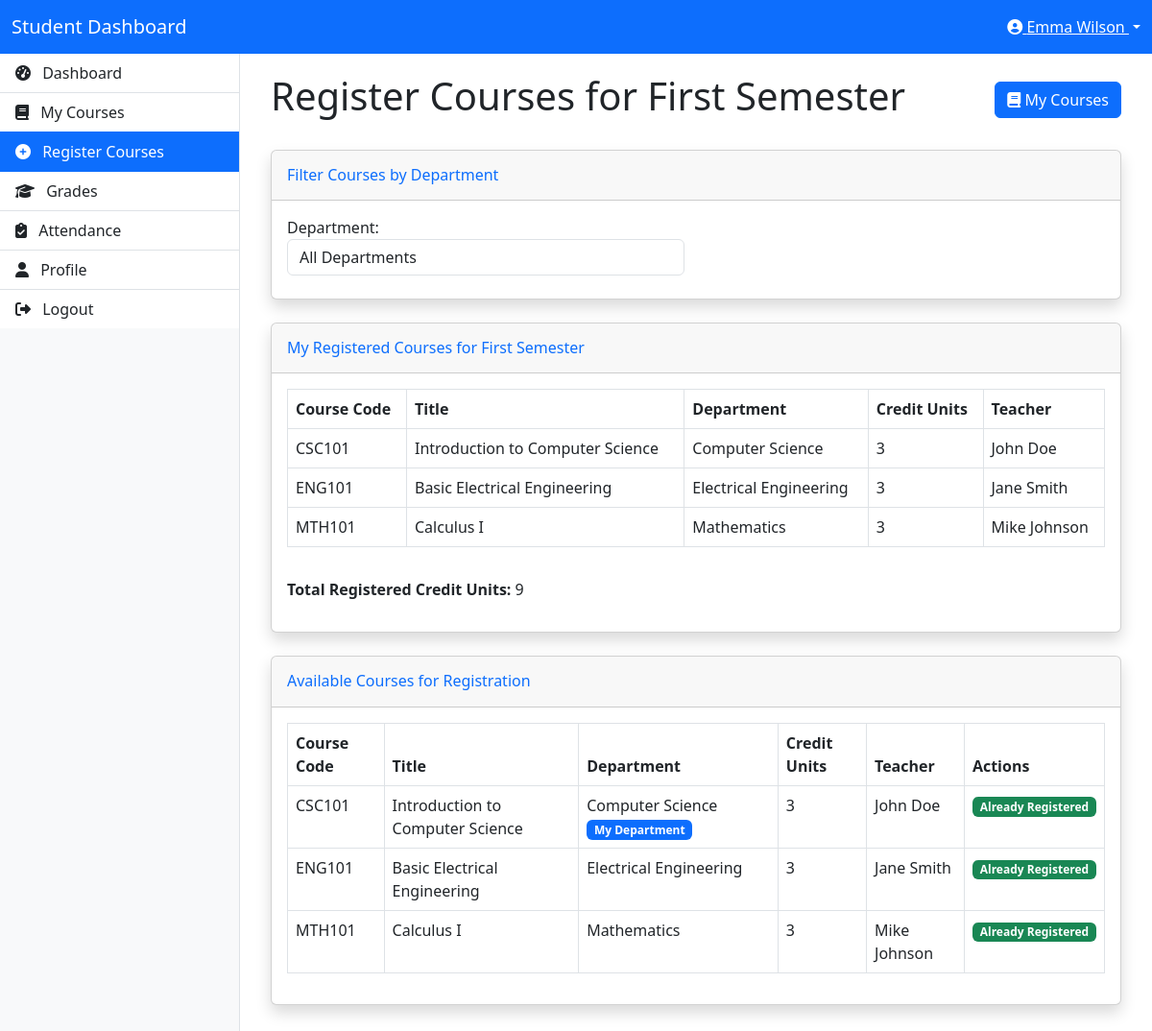
The page /student/register_courses.php (signed in) on the database its author committed.
### tables this page shows
CREATE TABLE IF NOT EXISTS users (
    id INT AUTO_INCREMENT PRIMARY KEY,
    full_name VARCHAR(100) NOT NULL,
    email VARCHAR(100) NOT NULL UNIQUE,
    password VARCHAR(255) NOT NULL,
    user_type_id INT NOT NULL,
    department_id INT,
    age INT,
    profile_picture VARCHAR(255) DEFAULT 'default.jpg',
    created_at TIMESTAMP DEFAULT CURRENT_TIMESTAMP,
    FOREIGN KEY (user_type_id) REFERENCES user_types(id),
    FOREIGN KEY (department_id) REFERENCES departments(id)
);

CREATE TABLE IF NOT EXISTS semesters (
    id INT AUTO_INCREMENT PRIMARY KEY,
    name VARCHAR(50) NOT NULL,
    is_current BOOLEAN DEFAULT FALSE
);

CREATE TABLE IF NOT EXISTS student_courses (
    id INT AUTO_INCREMENT PRIMARY KEY,
    student_id INT NOT NULL,
    course_id INT NOT NULL,
    semester_id INT NOT NULL,
    registered_at TIMESTAMP DEFAULT CURRENT_TIMESTAMP,
    FOREIGN KEY (student_id) REFERENCES users(id),
    FOREIGN KEY (course_id) REFERENCES courses(id),
    FOREIGN KEY (semester_id) REFERENCES semesters(id)
);

CREATE TABLE IF NOT EXISTS courses (
    id INT AUTO_INCREMENT PRIMARY KEY,
    course_code VARCHAR(20) NOT NULL,
    title VARCHAR(100) NOT NULL,
    department_id INT NOT NULL,
    semester_id INT NOT NULL,
    credit_units INT NOT NULL,
    teacher_id INT,
    FOREIGN KEY (department_id) REFERENCES departments(id),
    FOREIGN KEY (semester_id) REFERENCES semesters(id),
    FOREIGN KEY (teacher_id) REFERENCES users(id)
);

CREATE TABLE IF NOT EXISTS departments (
    id INT AUTO_INCREMENT PRIMARY KEY,
    name VARCHAR(100) NOT NULL,
    created_at TIMESTAMP DEFAULT CURRENT_TIMESTAMP
);

### classes/Database.php (called while the page is built, shortened)
<?php
class Database {
    private $host = "localhost";
    private $username = "root";
    private $password = "";
    private $database = "school_dashboard";
    private $conn;
    public function __construct() {
        $this->conn = new mysqli($this->host, $this->username, $this->password, $this->database);
    }
    public function query($sql) {
        return $this->conn->query($sql);
    }
    public function prepare($sql) {
        return $this->conn->prepare($sql);
    }
}
?>

### classes/SessionManager.php (called while the page is built, shortened)
<?php
class SessionManager {
    public static function getUserId() {
        return isset($_SESSION['user_id']) ? $_SESSION['user_id'] : null;
    }
}
?>

### classes/User.php (called while the page is built, shortened)
<?php
require_once 'Database.php';
class User {
    private $db;
    public function __construct() {
        $this->db = new Database();
    }
    public function getUserById($id) {
        $sql = "SELECT u.*, d.name as department_name
                FROM users u
                LEFT JOIN departments d ON u.department_id = d.id
                WHERE u.id = ?";
        $stmt = $this->db->prepare($sql);
        $stmt->bind_param("i", $id);
        $stmt->execute();
        $result = $stmt->get_result();
        if ($result->num_rows === 1) {
            return $result->fetch_assoc();
        }
        return false;
    }
}
?>

### classes/Semester.php (called while the page is built, shortened)
<?php
require_once 'Database.php';
class Semester {
    private $db;
    public function __construct() {
        $this->db = new Database();
    }
    public function getCurrentSemester() {
        $sql = "SELECT * FROM semesters WHERE is_current = 1 LIMIT 1";
        $result = $this->db->query($sql);
        if ($result->num_rows === 1) {
            return $result->fetch_assoc();
        }
        return false;
    }
}
?>

### classes/Course.php (called while the page is built, shortened)
<?php
require_once 'Database.php';
class Course {
    private $db;
    public function __construct() {
        $this->db = new Database();
    }
    public function getCoursesBySemesterId($semester_id) {
        $sql = "SELECT c.*, d.name as department_name, s.name as semester_name, u.full_name as teacher_name
                FROM courses c
                LEFT JOIN departments d ON c.department_id = d.id
                LEFT JOIN semesters s ON c.semester_id = s.id
                LEFT JOIN users u ON c.teacher_id = u.id
                WHERE c.semester_id = ?";
        $stmt = $this->db->prepare($sql);
        $stmt->bind_param("i", $semester_id);
        $stmt->execute();
        $result = $stmt->get_result();
        $courses = [];
        while ($row = $result->fetch_assoc()) {
            $courses[] = $row;
        }
        return $courses;
    }
    public function getStudentCourses($student_id) {
        $sql = "SELECT c.*, d.name as department_name, s.name as semester_name, u.full_name as teacher_name, sc.id as registration_id
                FROM student_courses sc
                JOIN courses c ON sc.course_id = c.id
                LEFT JOIN departments d ON c.department_id = d.id
                LEFT JOIN semesters s ON c.semester_id = s.id
                LEFT JOIN users u ON c.teacher_id = u.id
                WHERE sc.student_id = ?";
        $stmt = $this->db->prepare($sql);
        $stmt->bind_param("i", $student_id);
        $stmt->execute();
        $result = $stmt->get_result();
        $courses = [];
        while ($row = $result->fetch_assoc()) {
            $courses[] = $row;
        }
        return $courses;
    }
}
?>

### student/register_courses.php (the view, shortened to what this page needs)
<?php
require_once '../classes/SessionManager.php';
require_once '../classes/User.php';
require_once '../classes/Course.php';
require_once '../classes/Semester.php';
$user_id = SessionManager::getUserId();
$user = new User();
$userData = $user->getUserById($user_id);
$course = new Course();
$semester = new Semester();
$currentSemester = $semester->getCurrentSemester();
$registeredCourses = $course->getStudentCourses($user_id);
$registeredCourseIds = [];
foreach ($registeredCourses as $rc) {
    if ($rc['semester_id'] == $currentSemester['id']) {
        $registeredCourseIds[] = $rc['id'];
    }
}
$selected_department_id = isset($_GET['department_id']) ? intval($_GET['department_id']) : 0;
$availableCourses = $course->getCoursesBySemesterId($currentSemester['id']);
if ($selected_department_id > 0) {
    $filteredCourses = array_filter($availableCourses, function($course) use ($selected_department_id) {
        return $course['department_id'] == $selected_department_id;
    });
} else {
    $filteredCourses = $availableCourses;
}
?>
<!DOCTYPE html>
<html lang="en">
<head>
    <link href="https://cdn.jsdelivr.net/npm/bootstrap@5.3.0-alpha1/dist/css/bootstrap.min.css" rel="stylesheet">
    <link rel="stylesheet" href="https://cdnjs.cloudflare.com/ajax/libs/font-awesome/6.4.0/css/all.min.css">
</head>
<body>
    <nav class="navbar navbar-expand-lg navbar-dark bg-primary">
        <div class="container-fluid">
            <a class="navbar-brand" href="dashboard.php">Student Dashboard</a>
            <div class="ms-auto">
                <div class="dropdown">
                    <a class="text-white dropdown-toggle" href="#" role="button" id="dropdownMenuLink" data-bs-toggle="dropdown" aria-expanded="false">
                        <i class="fas fa-user-circle"></i> <?php echo $userData['full_name']; ?>
                    </a>
                </div>
            </div>
        </div>
    </nav>
    <div class="layout-container">
        <div class="sidebar">
            <div class="list-group list-group-flush">
                <a href="dashboard.php" class="list-group-item list-group-item-action">
                    <i class="fas fa-tachometer-alt me-2"></i> Dashboard
                </a>
                <a href="courses.php" class="list-group-item list-group-item-action">
                    <i class="fas fa-book me-2"></i> My Courses
                </a>
                <a href="register_courses.php" class="list-group-item list-group-item-action active">
                    <i class="fas fa-plus-circle me-2"></i> Register Courses
                </a>
                <a href="grades.php" class="list-group-item list-group-item-action">
                    <i class="fas fa-graduation-cap me-2"></i> Grades
                </a>
                <a href="attendance.php" class="list-group-item list-group-item-action">
                    <i class="fas fa-clipboard-check me-2"></i> Attendance
                </a>
                <a href="profile.php" class="list-group-item list-group-item-action">
                    <i class="fas fa-user me-2"></i> Profile
                </a>
                <a href="../logout.php" class="list-group-item list-group-item-action">
                    <i class="fas fa-sign-out-alt me-2"></i> Logout
                </a>
            </div>
        </div>
        <div class="content">
            <div class="container-fluid">
                <div class="d-flex justify-content-between align-items-center mb-4">
                    <h1>Register Courses for <?php echo $currentSemester['name']; ?></h1>
                    <a href="courses.php" class="btn btn-primary">
                        <i class="fas fa-book"></i> My Courses
                    </a>
                </div>
                <div class="card shadow mb-4">
                    <div class="card-header py-3">
                        <h6 class="m-0 font-weight-bold text-primary">Filter Courses by Department</h6>
                    </div>
                    <div class="card-body">
                        <form method="GET" action="register_courses.php" class="form-inline">
                            <div class="row">
                                <div class="col-md-6">
                                    <div class="form-group mb-2">
                                        <label for="department_id" class="me-2">Department:</label>
                                        <select name="department_id" id="department_id" class="form-control" onchange="this.form.submit()">
                                            <option value="0">All Departments</option>
                                        </select>
                                    </div>
                                </div>
                            </div>
                        </form>
                    </div>
                </div>
                <div class="card shadow mb-4">
                    <div class="card-header py-3">
                        <h6 class="m-0 font-weight-bold text-primary">
                            My Registered Courses for <?php echo $currentSemester['name']; ?>
                        </h6>
                    </div>
                    <div class="card-body">
                        <?php
                        $currentSemesterCourses = array_filter($registeredCourses, function($c) use ($currentSemester) {
                            return $c['semester_id'] == $currentSemester['id'];
                        });
                        ?>
                        <?php if (empty($currentSemesterCourses)): ?>
                            <div class="alert alert-info">
                                <p>You are not registered for any courses in the current semester.</p>
                            </div>
                        <?php else: ?>
                            <div class="table-responsive">
                                <table class="table table-bordered" width="100%" cellspacing="0">
                                    <thead>
                                        <tr>
                                            <th>Course Code</th>
                                            <th>Title</th>
                                            <th>Department</th>
                                            <th>Credit Units</th>
                                            <th>Teacher</th>
                                        </tr>
                                    </thead>
                                    <tbody>
                                        <?php foreach ($currentSemesterCourses as $c): ?>
                                            <tr>
                                                <td><?php echo $c['course_code']; ?></td>
                                                <td><?php echo $c['title']; ?></td>
                                                <td><?php echo $c['department_name']; ?></td>
                                                <td><?php echo $c['credit_units']; ?></td>
                                                <td><?php echo $c['teacher_name']; ?></td>
                                            </tr>
                                        <?php endforeach; ?>
                                    </tbody>
                                </table>
                            </div>
                            <?php
                            $totalRegisteredCredits = 0;
                            foreach ($currentSemesterCourses as $c) {
                                $totalRegisteredCredits += $c['credit_units'];
                            }
                            ?>
                            <div class="mt-3">
                                <p><strong>Total Registered Credit Units:</strong> <?php echo $totalRegisteredCredits; ?></p>
                            </div>
                        <?php endif; ?>
                    </div>
                </div>
                <div class="card shadow mb-4">
                    <div class="card-header py-3">
                        <h6 class="m-0 font-weight-bold text-primary">
                            Available Courses for Registration
                        </h6>
                    </div>
                    <div class="card-body">
                        <?php if (empty($filteredCourses)): ?>
                            <div class="alert alert-info">
                                <p>No courses available for the selected filter.</p>
                            </div>
                        <?php else: ?>
                            <div class="table-responsive">
                                <table class="table table-bordered" width="100%" cellspacing="0">
                                    <thead>
                                        <tr>
                                            <th>Course Code</th>
                                            <th>Title</th>
                                            <th>Department</th>
                                            <th>Credit Units</th>
                                            <th>Teacher</th>
                                            <th>Actions</th>
                                        </tr>
                                    </thead>
                                    <tbody>
                                        <?php foreach ($filteredCourses as $c): ?>
                                            <tr>
                                                <td><?php echo $c['course_code']; ?></td>
                                                <td><?php echo $c['title']; ?></td>
                                                <td>
                                                    <?php echo $c['department_name']; ?>
                                                    <?php if ($c['department_id'] == $userData['department_id']): ?>
                                                        <span class="badge bg-primary">My Department</span>
                                                    <?php endif; ?>
                                                </td>
                                                <td><?php echo $c['credit_units']; ?></td>
                                                <td><?php echo $c['teacher_name']; ?></td>
                                                <td>
                                                    <?php if (in_array($c['id'], $registeredCourseIds)): ?>
                                                        <span class="badge bg-success">Already Registered</span>
                                                    <?php endif; ?>
                                                </td>
                                            </tr>
                                        <?php endforeach; ?>
                                    </tbody>
                                </table>
                            </div>
                        <?php endif; ?>
                    </div>
                </div>
            </div>
        </div>
    </div>
</body>
</html>

### student/register_courses.php (style rules this page uses)
.layout-container { display: table; width: 100%; height: calc(100vh - 56px); }
.sidebar { display: table-cell; width: 250px; background-color: #f8f9fa; vertical-align: top; border-right: 1px solid #dee2e6; }
.content { display: table-cell; vertical-align: top; padding: 20px; }
.list-group-item { border-radius: 0; border-left: none; border-right: none; }

### rows shown on the page
users: full_name "Emma Wilson"
semesters: name "First Semester"
student_courses: course.course_code "CSC101", course.title "Introduction to Computer Science", departments.name "Computer Science", course.credit_units "3", users.full_name "John Doe"
student_courses: course.course_code "ENG101", course.title "Basic Electrical Engineering", departments.name "Electrical Engineering", course.credit_units "3", users.full_name "Jane Smith"
student_courses: course.course_code "MTH101", course.title "Calculus I", departments.name "Mathematics", course.credit_units "3", users.full_name "Mike Johnson"
courses: course_code "CSC101", title "Introduction to Computer Science", department.name "Computer Science", shows "My Department", credit_units "3", teacher.full_name "John Doe", shows "Already Registered"
courses: course_code "ENG101", title "Basic Electrical Engineering", department.name "Electrical Engineering", credit_units "3", teacher.full_name "Jane Smith", shows "Already Registered"
courses: course_code "MTH101", title "Calculus I", department.name "Mathematics", credit_units "3", teacher.full_name "Mike Johnson", shows "Already Registered"

### other values the page prints
$totalRegisteredCredits "9"
